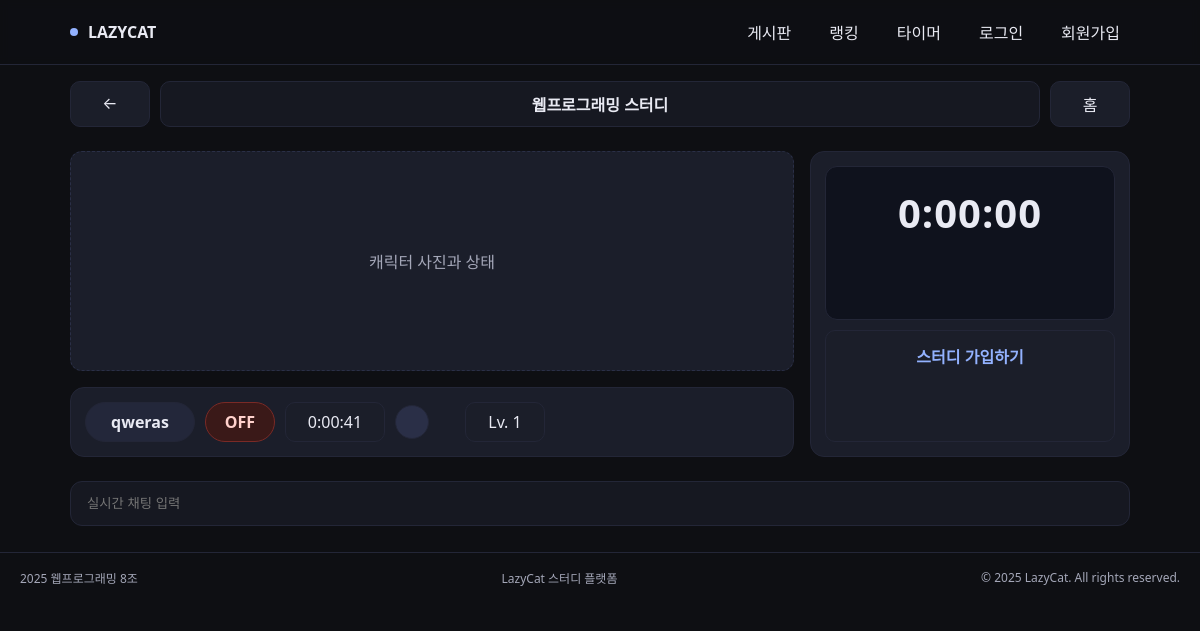
Page /study/WEB01/ on the earlier database version.
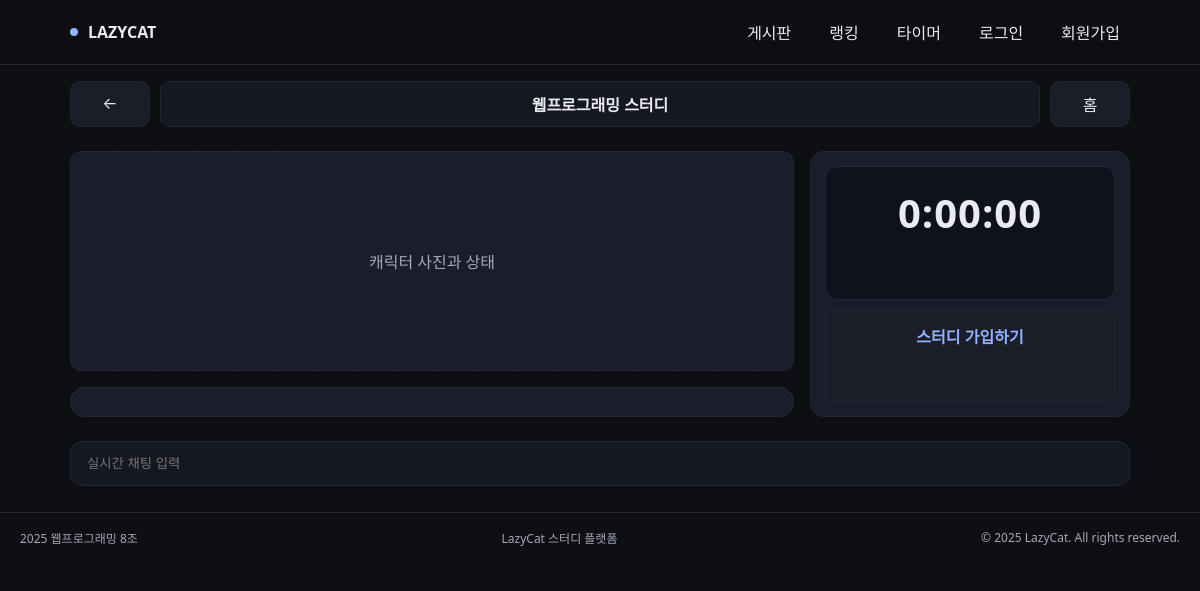
Same page on the later database version.
### webapp/models.py (models this page shows, shortened)
class StudyGroupMember(models.Model):
    user = models.ForeignKey(User, on_delete=models.CASCADE)
    study_group = models.ForeignKey(StudyGroup, on_delete=models.CASCADE)
    group_study_time = models.DurationField(default=timedelta(seconds=0))
    class Meta:
        unique_together = ('user', 'study_group')

class UserProfile(models.Model):
    user = models.OneToOneField(User, on_delete=models.CASCADE, related_name='profile')
    nickname = models.CharField(max_length=20, blank=True)
    level = models.IntegerField(default=1)  # Lv. 1
    avatar_index = models.PositiveSmallIntegerField(default=1) #프로필 사진
    total_study_time = models.DurationField(null=True, blank=True) # 총 공부 시간

### webapp/views.py (the view, shortened to what this page needs)
# urls.py: path('study/<str:group_code>/', views.study_timer, name='timer'),
def study_timer(request: HttpRequest, group_code: str) -> HttpResponse:
    study = get_object_or_404(StudyGroup, group_code=group_code)
    initial_time = 0
    is_member = False # 기본값: 멤버 아님
    member_data = StudyGroupMember.objects.filter(study_group=study).select_related('user', 'user__profile')
    context = {
        'study': study,
        'group_code': group_code,
        'is_member': is_member,      # True/False에 따라 타이머/가입 버튼 표시
        'initial_time': str(initial_time),
        'groups': member_data,
    }
    return render(request, 'timer.html', context)

### templates/timer.html (shortened to what this page needs)
{% extends 'base.html' %}
{% block top_area %}
    <div class="topbar" style="max-width:1100px;margin:16px auto 0;padding:0 20px">
        <div class="btn" aria-label="뒤로">←</div>
        <div class="room" aria-label="스터디룸 이름">{{ study.name }}</div>
        <div class="btn" aria-label="홈">홈</div>
    </div>
{% endblock %}
{% block content %}
    <section class="left">
        <div class="panel char">캐릭터 사진과 상태</div>
        <div class="panel members" aria-label="그룹원 현황">
            {% for member_link in groups %}
            <div class="row" data-user-id="{{ member_link.user.id }}">
                <div class="pill">{{ member_link.user.profile.nickname|default:member_link.user.username }}</div>
                <div class="pill state off">OFF</div>
                <div class="timebox">
                    {{ member_link.group_study_time|default:"0:00:00" }}
                </div>
                <div class="avatar"></div>
                <div class="lvl">Lv. {{ member_link.user.profile.level }}</div>
            </div>
            {% endfor %}
        </div>
    </section>
    <aside class="panel timer" aria-label="타이머">
    <div class="face">0:00:00</div>
    <div class="cta">
        {% if is_member %}
            <span style="cursor:pointer">공부 시작</span>
        {% else %}
            <form action="{% url 'join_study' study.group_code %}" method="post">
                <button type="submit" style="background:none; border:none; color:#93b2ff; font-weight:800; font-size:inherit; cursor:pointer;">
                    스터디 가입하기
                </button>
            </form>
        {% endif %}
        </div>
    </aside>
{% endblock %}
{% block chat_input %}
    <div class="chat">
        <input type="text" placeholder="실시간 채팅 입력" aria-label="채팅 입력" />
    </div>
{% endblock %}

Differences in the rows shown:
removed StudyGroupMember: user.profile.nickname "qweras", group_study_time "0:00:41", user.profile.level "1"
